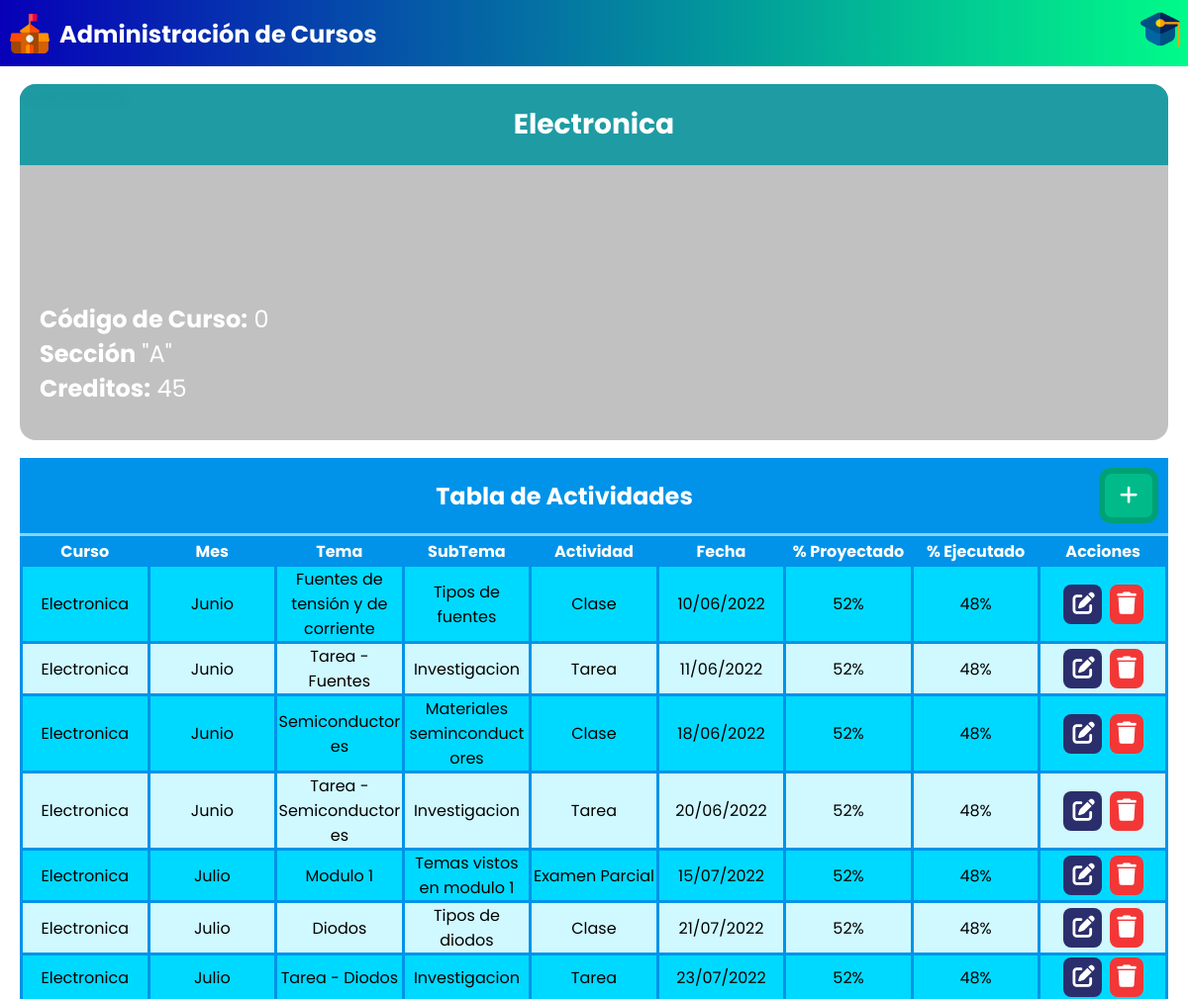
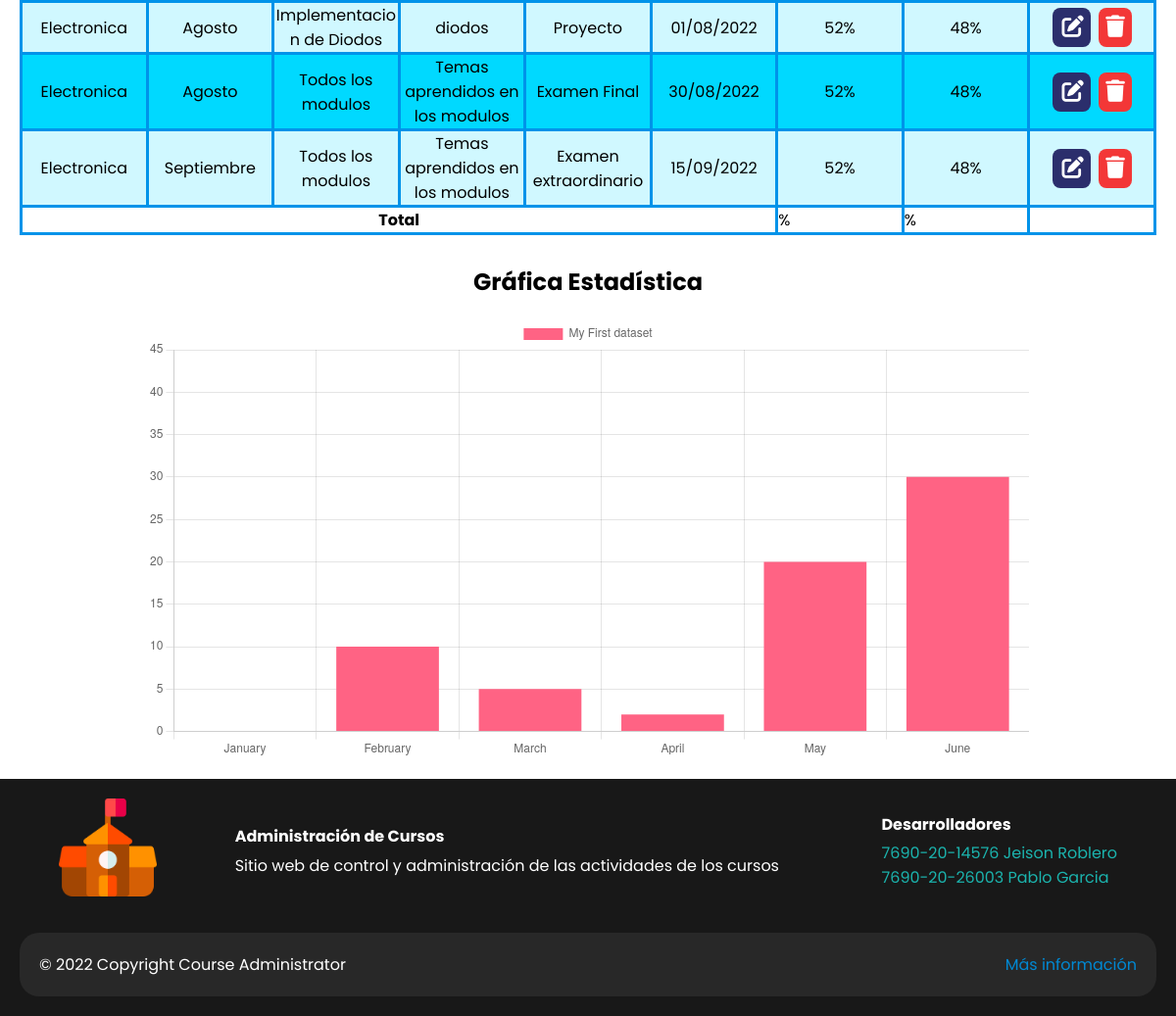
/?p=detalle-curso&idCurso=0, run on the app's committed database (2 pictures, top to bottom).
### tables this page shows
CREATE TABLE `curso` (
  `id_curso` int(11) NOT NULL,
  `nombre` varchar(75) DEFAULT NULL,
  `creditos` int(11) DEFAULT NULL,
  `seccion` char(1) DEFAULT NULL,
  `imagen` varchar(255) NOT NULL
);

CREATE TABLE `actividad` (
  `id_actividad` int(11) NOT NULL,
  `tema` varchar(100) DEFAULT NULL,
  `subtema` varchar(100) DEFAULT NULL,
  `descripcion` varchar(500) DEFAULT NULL,
  `punteo` float DEFAULT NULL,
  `completado` int(11) DEFAULT NULL,
  `fecha_inicio` date DEFAULT NULL,
  `fecha_entrega` date DEFAULT NULL,
  `fecha_disponible` date DEFAULT NULL,
  `id_curso` int(11) DEFAULT NULL,
  `id_tipo_actividad` int(11) DEFAULT NULL
);

CREATE TABLE `tipo_actividad` (
  `id_tipo_actividad` int(11) NOT NULL,
  `nombre_tipo` varchar(75) DEFAULT NULL
);

### configs/funciones.php (called while the page is built, shortened)
<?php
    function obtenerMes($fecha) {
        $meses = ['Enero','Febrero','Marzo','Abril','Mayo','Junio','Julio','Agosto','Septiembre','Octubre','Noviembre','Diciembre'];
        $subFecha = explode("-",$fecha);
        $numeroMes = (int)$subFecha[1];
        $mes = $meses[$numeroMes-1];
        return $mes;
    }
    function fechaEs($fecha){
		$e = explode("-",$fecha);
		$year = $e[0];
		$month = $e[1];
		$day = $e[2];
		return $day."/".$month."/".$year;
	}
    ?>

### modulos/detalle-curso.php (the view, shortened to what this page needs)
<?php
    $link = conectarBD();
    $query = "SELECT * FROM curso WHERE id_curso = $idCurso";
    $q = mysqli_query($link, $query);
    $rc = mysqli_fetch_array($q);
    $query2 = "SELECT * FROM actividad WHERE id_curso = $idCurso";
    $q2 = mysqli_query($link, $query2);
?>
<!DOCTYPE html>
<html lang="en">
<head>
</head>
<body>
    <div class="detalle-curso-container">
        <div class="descripcion-curso">
            <div class="titulo-curso-detalle" id="titulo-curso-detalle">
                <h3><?= $rc['nombre'] ?></h3>
            </div>
            <div class="descripcion-curso-caption">
                <div class="id-curso">
                    <b>Código de Curso:</b> <?= $rc['id_curso'] ?>
                </div>
                <div class="seccion-curso">
                    <b>Sección</b> "<?= $rc['seccion'] ?>"
                </div>
                <div class="creditos-curso">
                    <b>Creditos:</b> <?= $rc['creditos'] ?>
                </div>
            </div>
            <div class="fondo-obscuro-desc-curso"></div>
            <div class="fondo-descripcion-curso" id="fondo-descripcion-curso">
            </div>
        </div>
        <div class="container-tabla-actividades-curso">
            <table class="tabla-actividades-curso">
                <div class="header-tabla-actividades">
                    <div class="titulo-tabla-actividades"><b>Tabla de Actividades</b></div>
                    <button class="agregar-actividad-btn">
                        <i class="fas fa-plus"></i>
                    </button>
                </div>
                <thead>
                    <tr>
                        <th>Curso</th>
                        <th>Mes</th>
                        <th>Tema</th>
                        <th>SubTema</th>
                        <th>Actividad</th>
                        <th>Fecha</th>
                        <th>% Proyectado</th>
                        <th>% Ejecutado</th>
                        <th>Acciones</th>
                    </tr>
                </thead>
                <tbody>
                    <?php
                        while($ra = mysqli_fetch_array($q2)) {
                            $query3 = "SELECT * FROM tipo_actividad WHERE id_tipo_actividad = ".$ra['id_tipo_actividad'];
                            $q3 = mysqli_query($link, $query3);
                            $rta = mysqli_fetch_array($q3);
                            $mes = obtenerMes($ra['fecha_inicio']);
                            $fecha = fechaEs($ra['fecha_inicio']);
                    ?>
                        <tr>
                            <td><?= $rc['nombre'] ?></td>
                            <td><?= $mes ?></td>
                            <td><?= $ra['tema'] ?></td>
                            <td><?= $ra['subtema'] ?></td>
                            <td><?= $rta['nombre_tipo'] ?></td>
                            <td><?= $fecha ?></td>
                            <td>52%</td>
                            <td>48%</td>
                            <td>
                                <div class="acciones-btn-actividades">
                                    <button class="edit-activity-btn" alt="Editar Actividad">
                                        <i class="fas fa-edit"></i>
                                    </button>
                                    <button class="delete-activity-btn" alt="Eliminar Actividad">
                                        <i class="fas fa-trash"></i>
                                    </button>
                                </div>
                            </td>
                        </tr>
                    <?php
                        }
                    ?>
                </tbody>
                <tfoot>
                    <tr>
                        <th scope="row" colspan="6">Total</th>
                        <td>%</td>
                        <td>%</td>
                    </tr>
                </tfoot>
            </table>
        </div>
        <h2 class="titulo-grafica">Gráfica Estadística</h2>
        <div class="container-grafica">
            <div class="grafico-interno">
                <canvas id="myChart"></canvas>
            </div>
        </div>
    </div>
    <script>
        const labels = [
            'January',
            'February',
            'March',
            'April',
            'May',
            'June',
        ];
        const data = {
            labels: labels,
            datasets: [{
            label: 'My First dataset',
            backgroundColor: 'rgb(255, 99, 132)',
            borderColor: 'rgb(255, 99, 132)',
            data: [0, 10, 5, 2, 20, 30, 45],
            }]
        };
        const config = {
            type: 'bar',
            data: data,
            options: {}
        };
        const myChart = new Chart(
            document.getElementById('myChart'),
            config
        );
    </script>
</body>
</html>

### index.php (shortened to what this page needs)
<?php
include "configs/funciones.php";
if(!isset($p)) {
    $p = "cursos";
} else {
    $p = $p;
}
?>
<!DOCTYPE html>
<html lang="en">
<head>
    <link rel="stylesheet" href="css/style.css">
</head>
<body>
    <header>
        <a href="./" class="left-header">
            <img class="logo-header" src="imagenes/icono.png" alt="Course Administrator">
            <h1 class="titulo-header">Administración de Cursos</h1>
        </a>
        <div class="right-header">
            <a href="?p=login" class="perfil">
                <img src="imagenes/perfil.png" alt="Perfil">
            </a>
        </div>
    </header>
    <main>
    <?php
        if(file_exists("modulos/".$p.".php")) {
            include "modulos/".$p.".php";
        } else {
            echo "<i>Lo sentimos no hemos encontrado el modulo <b>".$p."</b>, asegurate de ingresar el enlace correctamente <a href='./'>Regresar</a></i>";
        }
    ?>
    </main>
    <footer>
        <div class="container-footer">
            <a href="./" class="logo-footer-container"><img src="imagenes/icono.png" class="logo-footer" alt="Course Administrator"></a>
            <div class="columna-footer" style="width:50%">
                <h5 class="titulo-footer">Administración de Cursos</h5>
                <p class="parrafo-footer">Sitio web de control y administración de las actividades de los cursos</p>
            </div>
            <div class="columna-footer">
                <h5 class="titulo-footer">Desarrolladores</h5>
                <ul>
                    <li><a class="nombre-desarrollador" href="#!">7690-20-14576 Jeison Roblero</a></li>
                    <li><a class="nombre-desarrollador" href="#!">7690-20-26003 Pablo Garcia</a></li>
                </ul>
            </div>
        </div>
        <div class="footer-copyright">
            <div>© 2022 Copyright Course Administrator</div>
            <a class="link-mas-info" href="#!">Más información</a>
        </div>
    </footer>
</body>
</html>

### css/style.css (style rules this page uses)
* { margin: 0; padding: 0; }
body { font-family: 'Poppins', sans-serif; word-wrap: break-word; }
body a { text-decoration: none; }
header { display: flex; justify-content: space-between; align-items: center; background: linear-gradient(90deg, #0700b8 0%, #00ff88 100%); padding: 10px; position: fixed; width: 100%; z-index: 10000; }
.left-header { display: flex; text-decoration: none; color: #ffff; }
.logo-header { width: 40px; height: 40px; }
.titulo-header { margin-left: 10px; font-size: 1.5rem; margin-top: 3px; }
.perfil img { margin-right: 18px; width: 40px; height: 40px; }
main { padding: 85px 20px 20px 20px; min-height: 100vh; }
.fondo-descripcion-curso { width: 100%; height: 360px; border-radius: 1rem; overflow: hidden; position: relative; }
.fondo-obscuro-desc-curso { position: absolute; width: calc(100% - 40px); height: 360px; z-index: 2; background: #0000003e; backdrop-filter: blur(3px); border-radius: 1rem; }
.descripcion-curso-caption { position: absolute; z-index: 3; padding: 20px; margin-top: 200px; color: #ffff; font-size: 1.5rem; }
.titulo-curso-detalle { width: calc(100% - 80px); position: absolute; z-index: 4; overflow: hidden; text-overflow: ellipsis; white-space: nowrap; padding: 20px; background-color: rgba(26, 154, 163, 0.972); color: #ffff; font-size: 1.5rem; text-align: center; border-radius: 1rem 1rem 0 0; }
.tabla-actividades-curso { table-layout: fixed; width: 100%; border-collapse: collapse; border: 3px solid #0093E9; margin-top: 20px; }
.header-tabla-actividades { background: #0093E9; border-bottom: 3px solid #87d3ff; margin-top: 18px; margin-bottom: -20px; padding: 10px; display: flex; justify-content: space-between; align-items: center; }
.titulo-tabla-actividades { color: #ffff; font-size: 1.5rem; }
.agregar-actividad-btn { border: 6px solid #00a075; background: #00bb89; color: #ffff; padding: 10px 15px; font-size: 1.3rem; border-radius: 0.8rem; width: 60px; overflow: hidden; white-space: nowrap; transition: all 0.5s ease; }
.tabla-actividades-curso tbody td { text-align: center; }
.tabla-actividades-curso tfoot th { text-align: center; }
.tabla-actividades-curso thead th { background: #0093E9; color: #ffff; }
.tabla-actividades-curso tbody tr:nth-of-type(even) { background:rgb(208, 248, 255); }
.tabla-actividades-curso tbody tr:nth-of-type(odd) { background:rgb(0, 217, 255); }
.tabla-actividades-curso thead th, .tabla-actividades-curso tbody td, .tabla-actividades-curso tfoot th, .tabla-actividades-curso tfoot td { border: 3px solid #0093E9; }
.edit-activity-btn, .delete-activity-btn { font-size: 1.4rem; padding: 7px; margin: 2px; border: none; border-radius: 0.5rem; }
.edit-activity-btn { padding-left: 10px; background: #2b2e6c; color: #ffff; }
.delete-activity-btn { background: rgb(243, 55, 55); color: #ffff; }
.container-grafica { width: 100%; display: flex; justify-content: center; }
.grafico-interno { width: 100%; max-width: 900px; }
.titulo-grafica { margin-top: 30px; margin-bottom: 20px; text-align: center; }
footer { background: #181818; color: #ffff; padding: 20px; }
.container-footer { display: flex; justify-content: space-around; align-items: center; }
.logo-footer { width: 100px; }
.columna-footer ul li { list-style: none; }
.titulo-footer { font-size: 1rem; margin-bottom: 0.3rem; }
.footer-copyright { display: flex; justify-content: space-between; margin-top: 30px; background-color: #282828; padding: 20px; border-radius: 20px; }
.nombre-desarrollador { text-decoration: none; color: rgb(27, 179, 173); }
.link-mas-info { text-decoration: none; color: rgb(0, 136, 210); }

### data on the page
curso: nombre "Electronica", id_curso "0", seccion "A", creditos "45"
actividad: id_curso.nombre "Electronica", fecha_inicio "Junio", tema "Fuentes de tensión y de corriente", subtema "Tipos de fuentes", id_tipo_actividad.nombre_tipo "Clase", fecha_inicio "10/06/2022"
actividad: id_curso.nombre "Electronica", fecha_inicio "Junio", tema "Tarea - Fuentes", subtema "Investigacion", id_tipo_actividad.nombre_tipo "Tarea", fecha_inicio "11/06/2022"
actividad: id_curso.nombre "Electronica", fecha_inicio "Junio", tema "Semiconductores", subtema "Materiales seminconductores", id_tipo_actividad.nombre_tipo "Clase", fecha_inicio "18/06/2022"
actividad: id_curso.nombre "Electronica", fecha_inicio "Junio", tema "Tarea - Semiconductores", subtema "Investigacion", id_tipo_actividad.nombre_tipo "Tarea", fecha_inicio "20/06/2022"
actividad: id_curso.nombre "Electronica", fecha_inicio "Julio", tema "Modulo 1", subtema "Temas vistos en modulo 1", id_tipo_actividad.nombre_tipo "Examen Parcial", fecha_inicio "15/07/2022"
actividad: id_curso.nombre "Electronica", fecha_inicio "Julio", tema "Diodos", subtema "Tipos de diodos", id_tipo_actividad.nombre_tipo "Clase", fecha_inicio "21/07/2022"
actividad: id_curso.nombre "Electronica", fecha_inicio "Julio", tema "Tarea - Diodos", subtema "Investigacion", id_tipo_actividad.nombre_tipo "Tarea", fecha_inicio "23/07/2022"
actividad: id_curso.nombre "Electronica", fecha_inicio "Agosto", tema "Implementacion de Diodos", subtema "diodos", id_tipo_actividad.nombre_tipo "Proyecto", fecha_inicio "01/08/2022"
actividad: id_curso.nombre "Electronica", fecha_inicio "Agosto", tema "Todos los modulos", subtema "Temas aprendidos en los modulos", id_tipo_actividad.nombre_tipo "Examen Final", fecha_inicio "30/08/2022"
actividad: id_curso.nombre "Electronica", fecha_inicio "Septiembre", tema "Todos los modulos", subtema "Temas aprendidos en los modulos", id_tipo_actividad.nombre_tipo "Examen extraordinario", fecha_inicio "15/09/2022"
